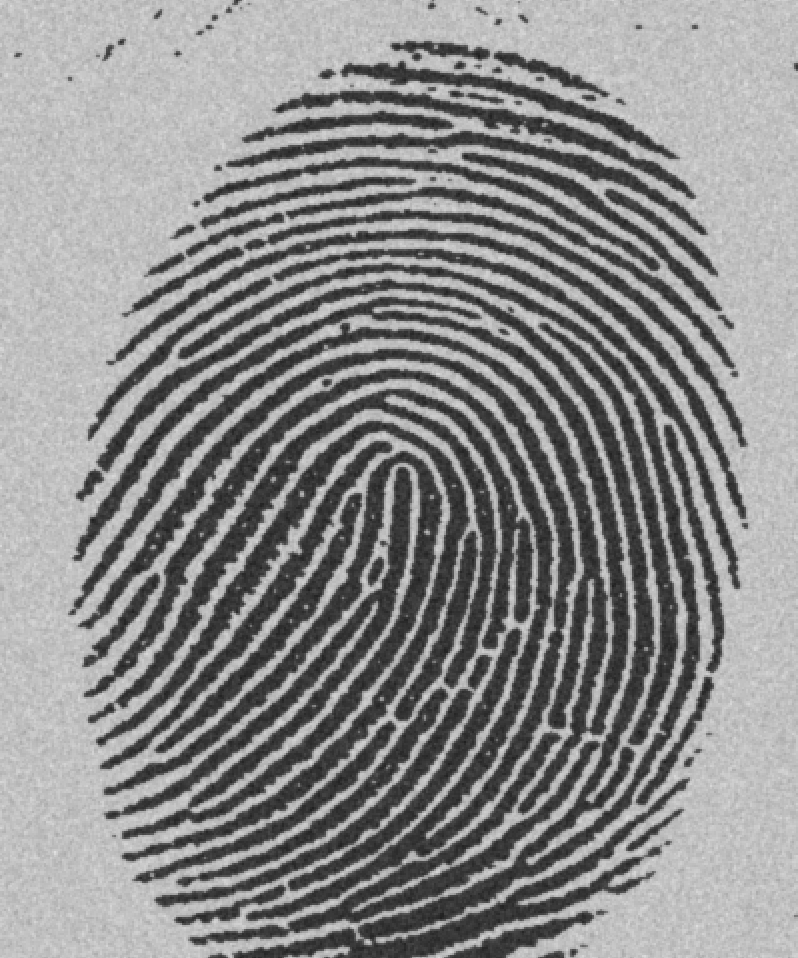
%> input picture Lab4-Morphology-main/Lab4-Morphology-main/assets/fingerprint.tif, 798 x 958 px
$ octave lab4_task4.m   (GNU Octave 9; MATLAB toolbox functions it lacks are replaced by stand-ins)
%> lines starting %> are read from the running program, lines starting %| are printed output that depends on the picture; in (x1, y1, x2, y2) boxes, pixels count from 0 and x2, y2 are one past the last pixel; in counts of white or black regions, pixels touching at a corner belong together; the program's own positions count from 1
clear all
close all
f = imread('assets/fingerprint.tif');
%> f is the input picture: size 958x798 uint8; min 29, max 224, mean 140
f = imcomplement(f);
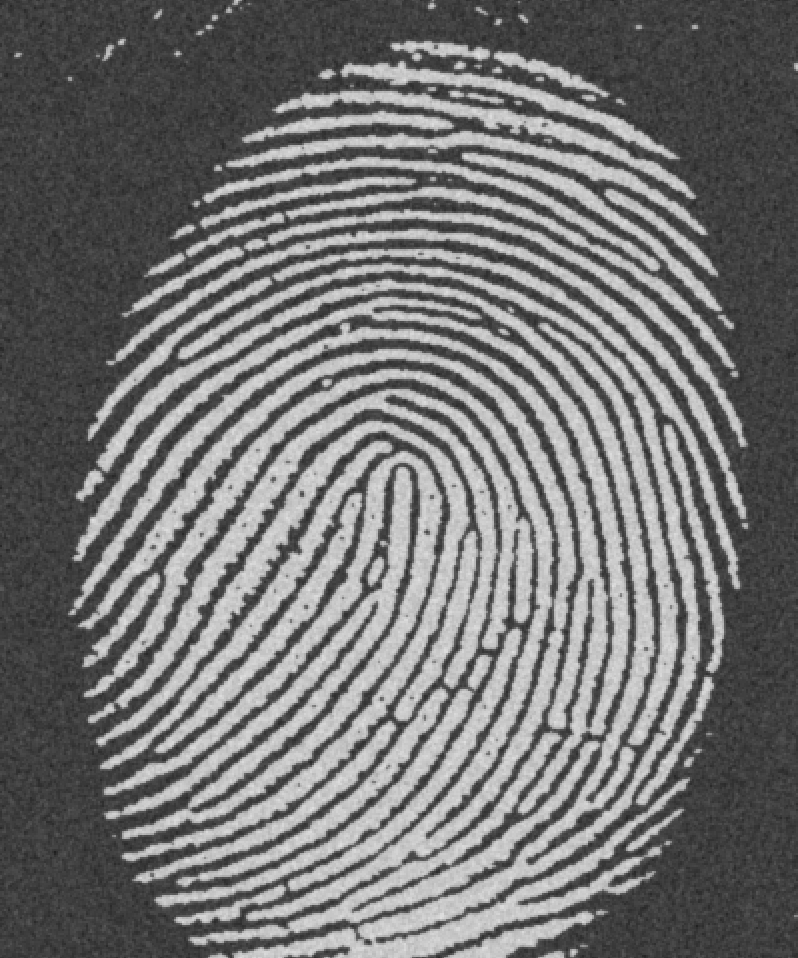
%> f: size 958x798 uint8; min 31, max 226, mean 115
level = graythresh(f);
%> level = 0.506
BW = imbinarize(f, level);
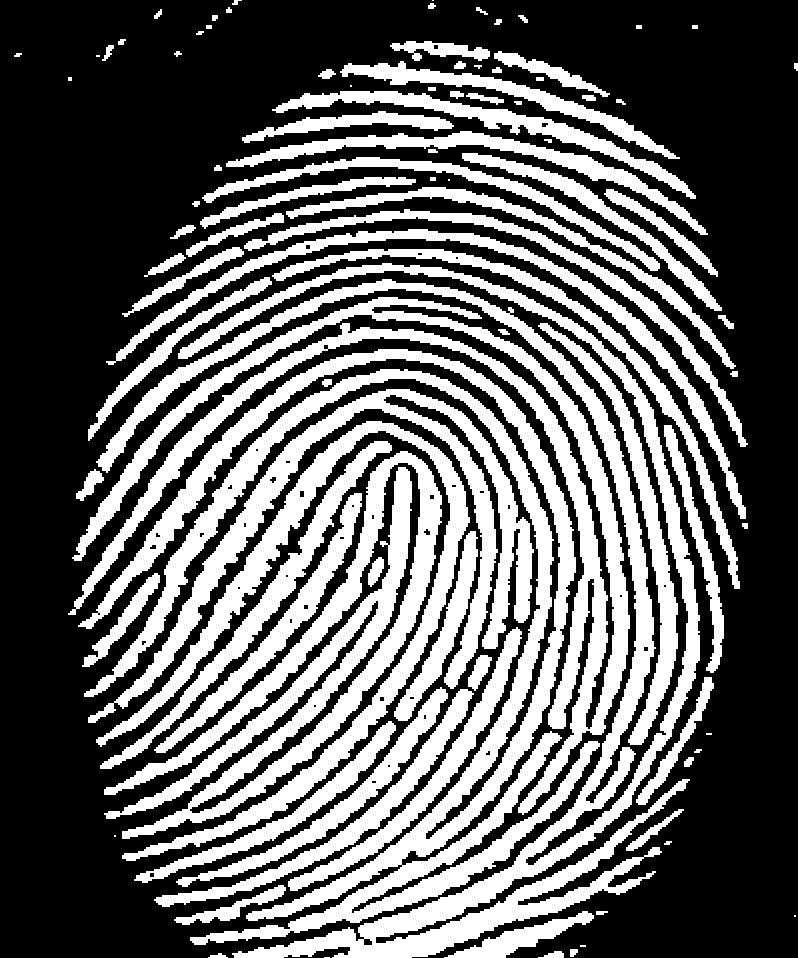
%> BW: size 958x798 logical; 38.1% white; 97 white regions (10 under 20 px), largest, box (x1, y1, x2, y2) and area: (78, 349, 600, 945) 43740, (96, 263, 700, 958) 40222, (68, 297, 630, 815) 29700

% Invert the binary image to get black on white
BW = ~BW;

% Perform thinning operation 1 time and store result in g1
g1 = bwmorph(BW, "thin", 1);
%> g1: size 958x798 logical; 54.6% white; 65 black regions (4 under 20 px), largest, box (x1, y1, x2, y2) and area: (0, 0, 798, 958) 205621, (103, 450, 443, 840) 31297, (87, 248, 741, 590) 11107
g2 = bwmorph(BW, "thin", 2);
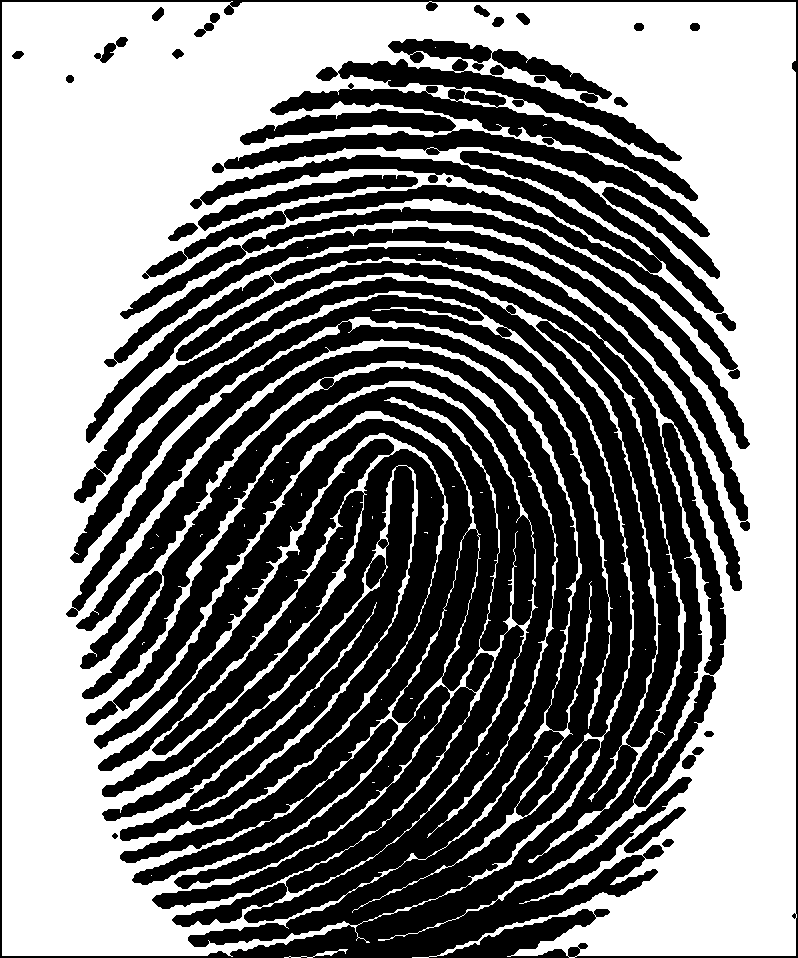
%> g2: size 958x798 logical; 48.6% white; 40 white regions (38 under 20 px), largest, box (x1, y1, x2, y2) and area: (2, 1, 797, 958) 371250, (284, 949, 348, 958) 124
g3 = bwmorph(BW, "thin", 3);
%> g3: size 958x798 logical; 43.2% white; 40 white regions (38 under 20 px), largest, box (x1, y1, x2, y2) and area: (3, 1, 797, 958) 329936, (284, 949, 348, 958) 77
g4 = bwmorph(BW, "thin", 4);
%> g4: size 958x798 logical; 39% white; 40 white regions (38 under 20 px), largest, box (x1, y1, x2, y2) and area: (4, 1, 797, 958) 297750, (284, 949, 348, 958) 67
g5 = bwmorph(BW, "thin", 5);
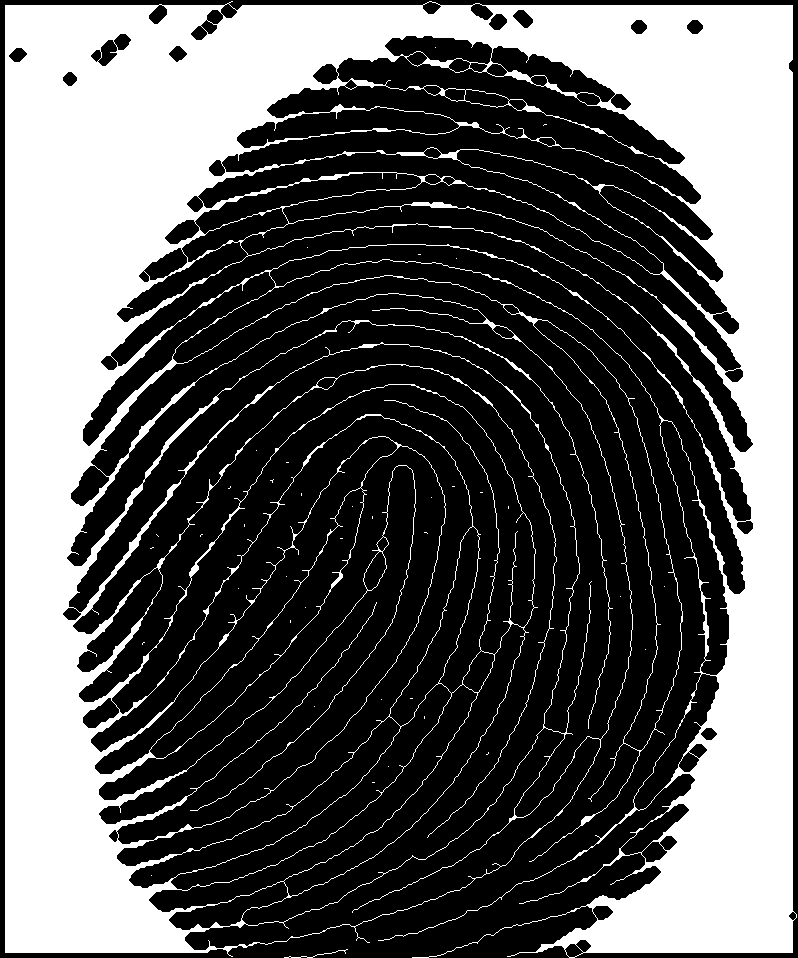
%> g5: size 958x798 logical; 36.1% white; 40 white regions (38 under 20 px), largest, box (x1, y1, x2, y2) and area: (5, 1, 797, 958) 275667, (284, 949, 348, 958) 67
ginf = bwmorph(BW, "thin", inf);
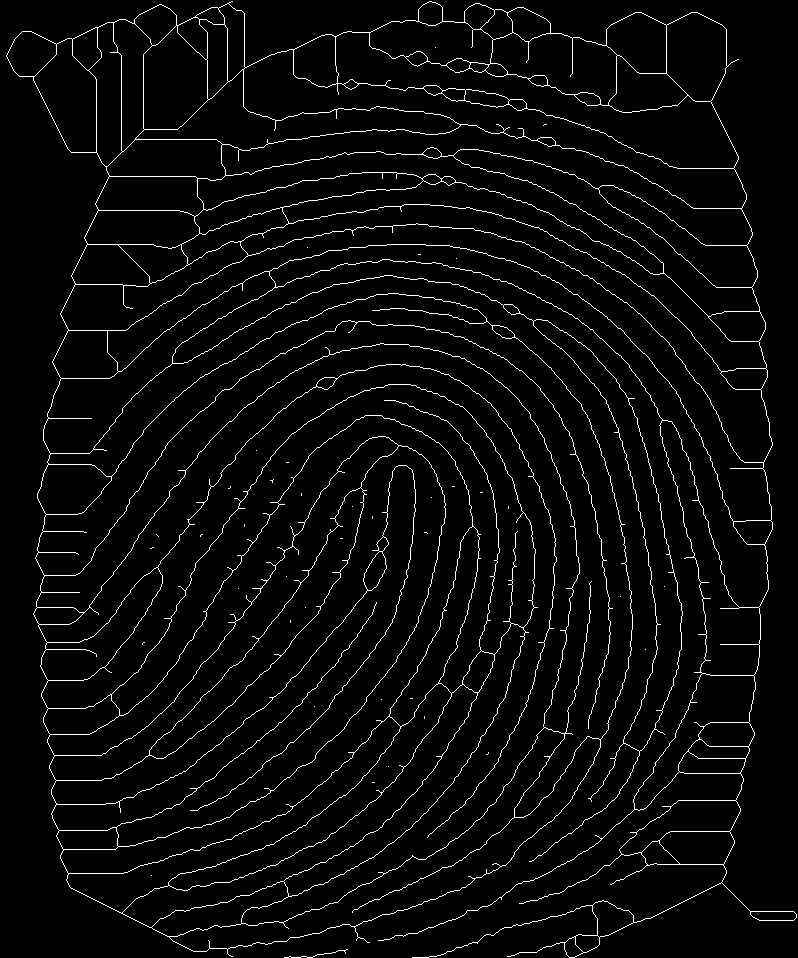
%> ginf: size 958x798 logical; 3.8% white in thin lines or dots

montage({f BW g5 ginf}, "size", [1 4])
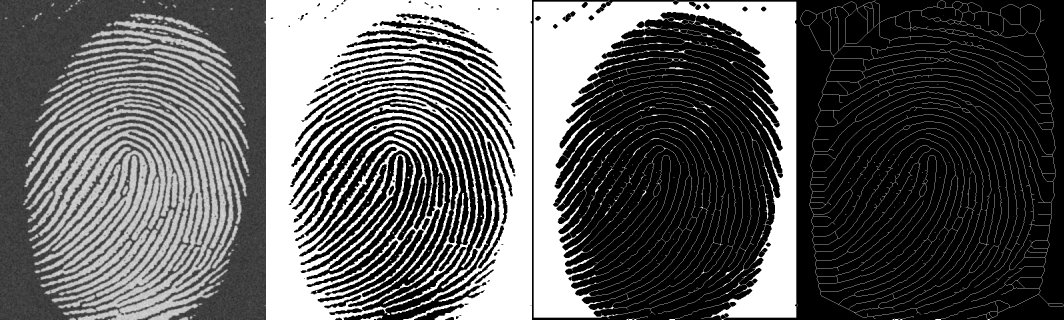
%> displayed picture: size 958x3192, on the screen's scale of 0 to 255 (shown at 1/3 size); min 0, max 255, mean 93.6
title("(1): Original Image, (2): Binary Image, (3): Thinning x 3, (4): Thinning infinitely")

$ run again, with Lab4-Morphology-main/Lab4-Morphology-main/assets/blobs.tif copied over Lab4-Morphology-main/Lab4-Morphology-main/assets/fingerprint.tif
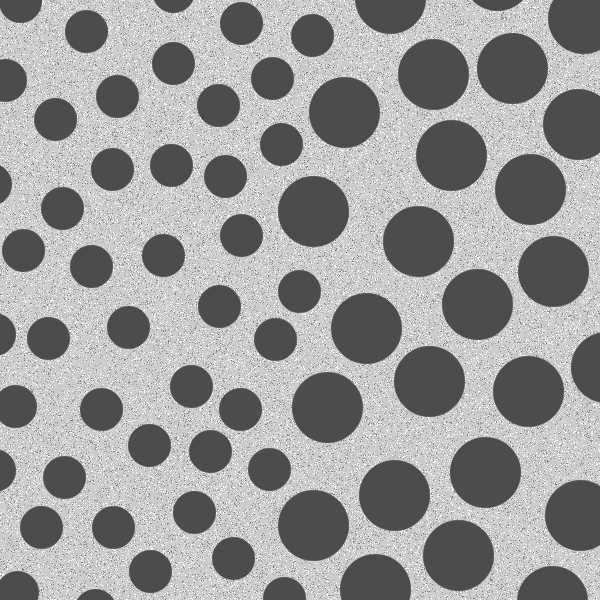
%> input picture Lab4-Morphology-main/Lab4-Morphology-main/assets/blobs.tif, 600 x 600 px
%> f is the input picture: size 600x600 uint8; min 76, max 255, mean 153.6
%> level = 0.439
%> `BW = imbinarize(f, level);`:
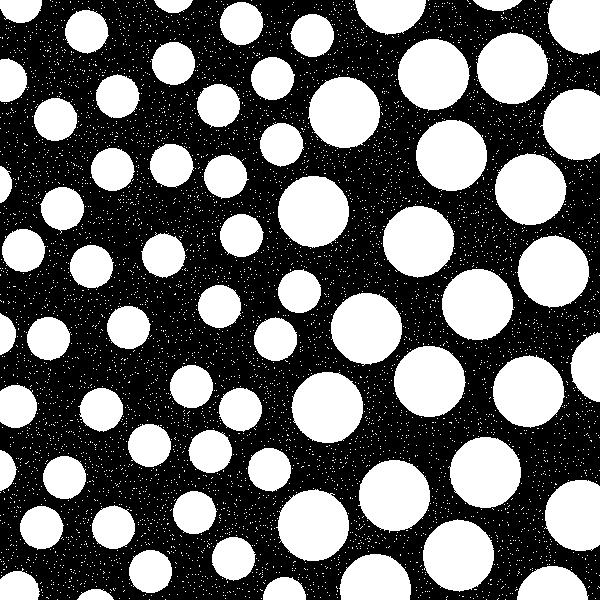
%> BW: size 600x600 logical; 41% white; 5794 white regions (5725 under 20 px), largest, box (x1, y1, x2, y2) and area: (276, 489, 349, 561) 3970, (291, 372, 363, 443) 3966, (476, 32, 549, 104) 3964
%> g1: size 600x600 logical; 55.8% white; 5356 black regions (5299 under 20 px), largest, box (x1, y1, x2, y2) and area: (0, 0, 600, 600) 21336, (276, 488, 350, 562) 4171, (381, 204, 455, 278) 4170
%> g2: size 600x600 logical; 52.5% white; 4944 black regions (4873 under 20 px), largest, box (x1, y1, x2, y2) and area: (0, 0, 600, 600) 33188, (515, 231, 591, 314) 4377, (269, 487, 352, 563) 4373
%> g3: size 600x600 logical; 49.3% white; 1 white region, box (x1, y1, x2, y2) and area: (0, 0, 600, 600) 177355
%> g4: size 600x600 logical; 46% white; 1 white region, box (x1, y1, x2, y2) and area: (0, 0, 600, 600) 165574
%> g5: size 600x600 logical; 42.8% white; 1 white region, box (x1, y1, x2, y2) and area: (0, 0, 600, 600) 154038
%> ginf: size 600x600 logical; 11.6% white in thin lines or dots
%> `montage({f BW g5 ginf}, "size", [1 4])`:
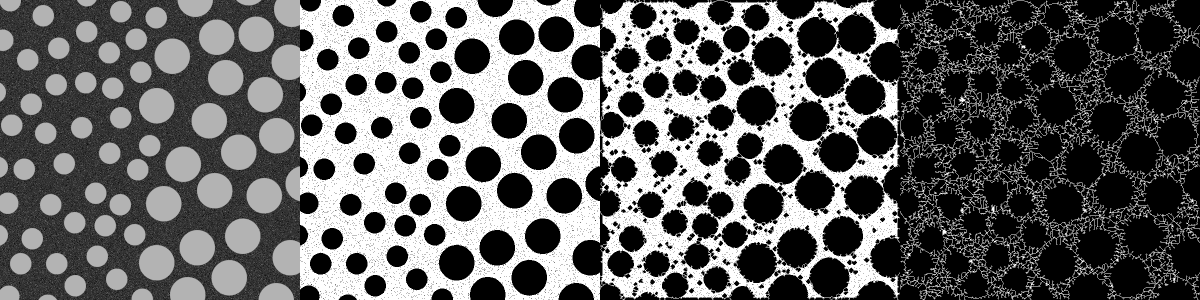
%> displayed picture: size 600x2400, on the screen's scale of 0 to 255 (shown at 1/2 size); min 0, max 255, mean 97.6

$ run again, with Lab4-Morphology-main/Lab4-Morphology-main/assets/fillings.tif copied over Lab4-Morphology-main/Lab4-Morphology-main/assets/fingerprint.tif
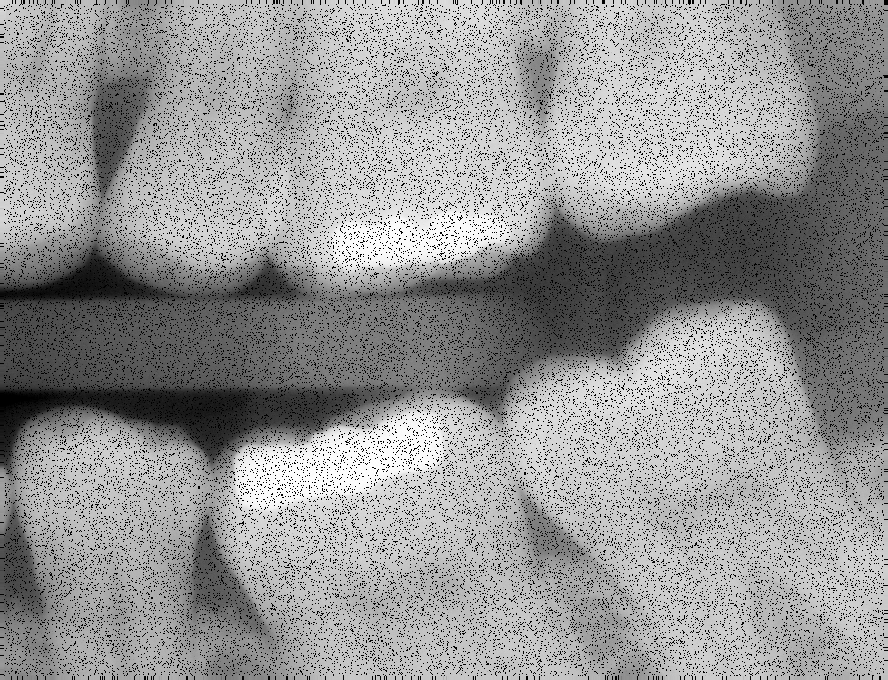
%> input picture Lab4-Morphology-main/Lab4-Morphology-main/assets/fillings.tif, 888 x 680 px
%> f is the input picture: size 680x888 uint8; min 0, max 255, mean 150.1
%> level = 0.51
%> `BW = imbinarize(f, level);`:
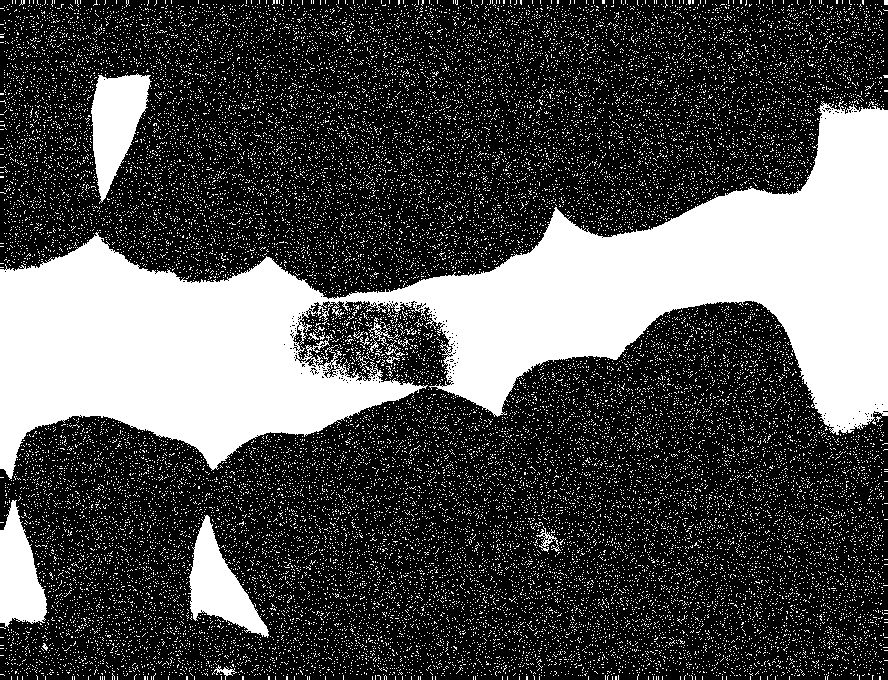
%> BW: size 680x888 logical; 31% white; 28689 white regions (28671 under 20 px), largest, box (x1, y1, x2, y2) and area: (0, 101, 888, 480) 127527, (91, 73, 152, 204) 4489, (188, 515, 269, 638) 4174
%> g1: size 680x888 logical; 64.3% white; 24875 black regions (24699 under 20 px), largest, box (x1, y1, x2, y2) and area: (0, 0, 888, 647) 136688, (85, 72, 152, 204) 4808, (186, 514, 271, 638) 4508
%> g2: size 680x888 logical; 58.1% white; 19709 black regions (18399 under 20 px), largest, box (x1, y1, x2, y2) and area: (0, 0, 888, 647) 140803, (74, 67, 160, 205) 5317, (186, 513, 271, 639) 4828
%> g3: size 680x888 logical; 52.4% white; 15123 black regions (13415 under 20 px), largest, box (x1, y1, x2, y2) and area: (0, 0, 888, 653) 146121, (74, 66, 160, 218) 5925, (183, 512, 271, 640) 5262
%> g4: size 680x888 logical; 47.6% white; 143 white regions (141 under 20 px), largest, box (x1, y1, x2, y2) and area: (0, 301, 888, 680) 157949, (0, 0, 886, 299) 129183
%> g5: size 680x888 logical; 43.6% white; 143 white regions (141 under 20 px), largest, box (x1, y1, x2, y2) and area: (0, 301, 888, 680) 144913, (0, 0, 886, 299) 118255
%> ginf: size 680x888 logical; 28.9% white in thin lines or dots
%> `montage({f BW g5 ginf}, "size", [1 4])`:
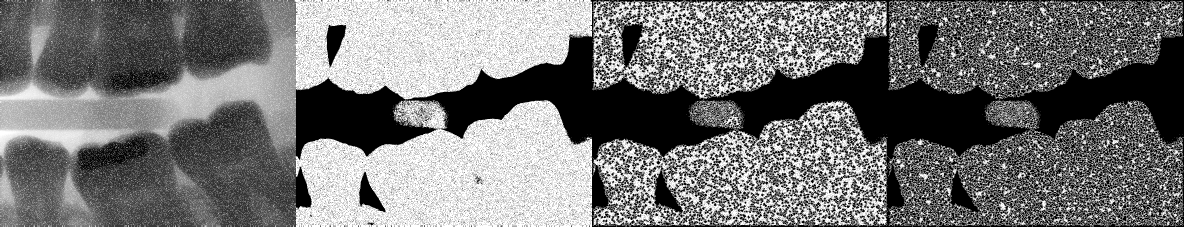
%> displayed picture: size 680x3552, on the screen's scale of 0 to 255 (shown at 1/3 size); min 0, max 255, mean 116.4
